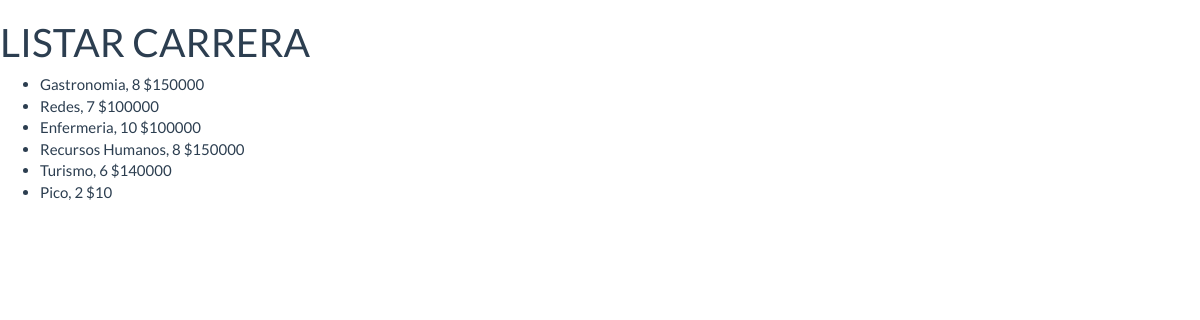
Page /ListarCarrera on the committed database.
### app/models.py (models this page shows, shortened)
class Carrera(models.Model):
    nombre= models.CharField(max_length=20)
    semestres= models.IntegerField()
    mensualidad=models.IntegerField()

### app/views.py (the view)
# urls.py: path('ListarCarrera', views.listar_carreras),
def listar_carreras(request):
    carreras = Carrera.objects.all()
    return render(request, "app/listar_carreras.html", {'carreras': carreras})

### app/templates/app/listar_carreras.html (shortened to what this page needs)
{% load staticfiles %}
<!DOCTYPE html>
<html lang="es">
<head>
    <link rel="stylesheet" href="{% static 'css/bootstrap.min.css' %}">
</head>
<body>
    <h1>LISTAR CARRERA</h1>
   <ul>
       {% for c in carreras %}
       <li>
            {{ c.nombre}}, {{c.semestres}} ${{c.mensualidad}}
       </li>
       {% endfor%}
   </ul>
</body>
</html>

### rows in the picture
Carrera: nombre "Gastronomia", semestres "8", mensualidad "150000"
Carrera: nombre "Redes", semestres "7", mensualidad "100000"
Carrera: nombre "Enfermeria", semestres "10", mensualidad "100000"
Carrera: nombre "Recursos Humanos", semestres "8", mensualidad "150000"
Carrera: nombre "Turismo", semestres "6", mensualidad "140000"
Carrera: nombre "Pico", semestres "2", mensualidad "10"
